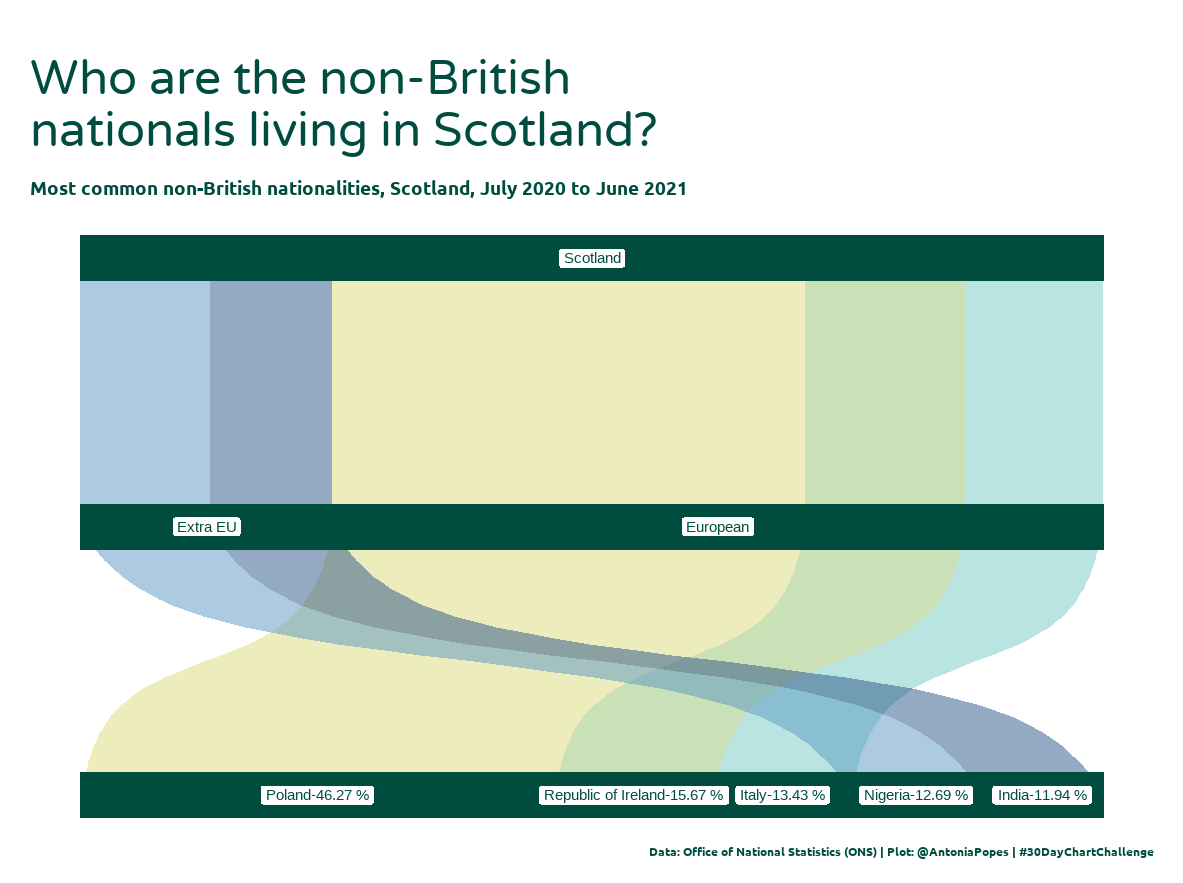

Write R code to recreate this figure.
#load libraries
library(readxl)
library(ggplot2)
library(tidyverse)
library(showtext)
library(dplyr)
library(ggalluvial)
library(MetBrewer)

#load data
day1data <- read_excel("1.Part-to-whole/day1data.xlsx")

#setting up text font
showtext_auto()
sysfonts::font_families_google()
sysfonts::font_add_google("Ubuntu", "Ubuntu")
sysfonts::font_add_google("Varela Round", "Varela Round")

#format data
day1data = day1data %>%
  mutate(total = sum(Population)) %>%
  mutate(freq = Population / total) %>%
  mutate(percent = freq * 100) %>%
  mutate(label = paste(day1data$Country, paste(round(day1data$percent, 2), "%"), sep ="-"))

day1data$label = factor(
  day1data$label,
  levels = c(
    "India-11.94 %",
    "Nigeria-12.69 %",
    "Italy-13.43 %",
    "Republic of Ireland-15.67 %",
    "Poland-46.27 %"
  )
)

colors = met.brewer("Hokusai3", 5)

day1data %>%
  mutate(
    Location = fct_rev(as.factor(Location)),
    Category = fct_rev(as.factor(Category)),
    Country = fct_rev(as.factor(label))
  ) %>%  
  ggplot(aes(
    y = freq,
    axis3 = Location,
    axis2 = Category,
    axis1 = Country
  )) +
  geom_alluvium(
    aes(fill = Country),
    aes.bind = TRUE,
    curve_type = "arctangent",
    show.legend = FALSE,
    width = 0,
    knot.pos = 0,
    reverse = FALSE
  ) +
  geom_stratum(
    width = 1 / 6,
    fill = "#004D40",
    color = "#004D40",
    reverse = FALSE
  ) +
  geom_label(
    stat = "stratum",
    aes(label = after_stat(stratum)),
    color = "#004D40",
    reverse = FALSE
  ) +
  coord_flip() +
  scale_x_discrete(limits = c("Location", "Category", "Country"),
                   expand = c(.06, .05)) +
  scale_fill_manual(values = colors) +
  labs(title = "Who are the non-British \nnationals living in Scotland?",
       subtitle = "Most common non-British nationalities, Scotland, July 2020 to June 2021",
       caption = "Data: Office of National Statistics (ONS) | Plot: @AntoniaPopes | #30DayChartChallenge") +
  theme_void() +
  theme(
    text = element_text(
      family = "Ubuntu",
      face = 'bold',
      colour = "#004D40"
    ),
    plot.background = element_rect(fill = "white", color = NA),
    plot.title = element_text(
      margin = margin(20, 0, 10, 0),
      size = 36,
      family = "Varela Round"
    ),
    plot.subtitle = element_text(margin = margin(10, 0, 10, 0), size = 14),
    plot.margin = margin(1,1,1,1, unit = "cm")
  )

#save
ggsave(p,filename="day1.png")
